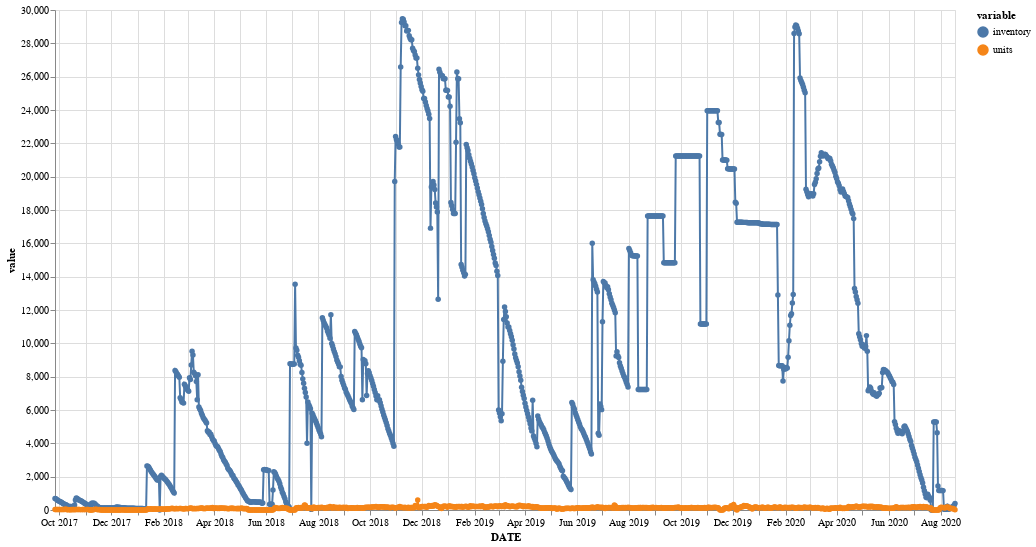

Notebook code for this chart:
### Markdown cell above
### EDA

### Code cell
alt.Chart(pd.melt(inventory_df, "dt")).mark_line(point=True).encode(
    x=alt.X('dt:T', axis = alt.Axis(title = 'Date'.upper(), format = ("%b %Y"))),
    y=alt.Y('value:Q', scale=alt.Scale(zero=False)),
    color=alt.Color("variable:N")
).properties(width=900, height=500)

### Figure 1 — Vega-Lite specification as saved in the notebook (floating-point values rounded to 4 significant figures; data arrays with more than 128 entries replaced by an {"elided": "..."} marker saying what was removed)
{"$schema": "https://vega.github.io/schema/vega-lite/v4.8.1.json", "config": {"view": {"continuousHeight": 300, "continuousWidth": 400}}, "data": {"name": "data-ce5edc39f58baab849d380ba753d85bb"}, "datasets": {"data-ce5edc39f58baab849d380ba753d85bb": {"elided": "2116 records"}}, "encoding": {"color": {"field": "variable", "type": "nominal"}, "x": {"axis": {"format": "%b %Y", "title": "DATE"}, "field": "dt", "type": "temporal"}, "y": {"field": "value", "scale": {"zero": false}, "type": "quantitative"}}, "height": 500, "mark": {"point": true, "type": "line"}, "width": 900}
